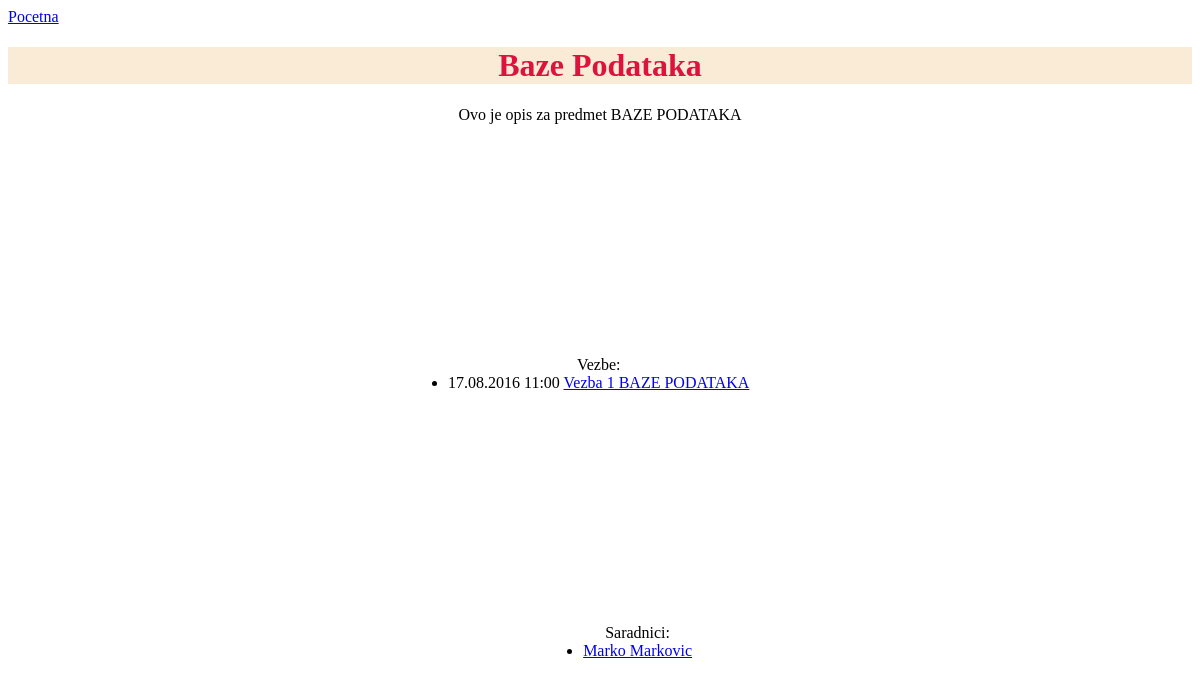
/PROJECT/predmet.php?id=3, run on the app's committed database.
### tables this page shows
CREATE TABLE `predmeti` (
  `id_predmeta` int(10) UNSIGNED NOT NULL,
  `naziv_predmeta` varchar(90) DEFAULT NULL,
  `opis_predmeta` text
);

CREATE TABLE `vezbe` (
  `id_vezbe` int(11) UNSIGNED NOT NULL,
  `datum` timestamp NOT NULL DEFAULT CURRENT_TIMESTAMP,
  `opis` text,
  `lab` varchar(11) DEFAULT NULL,
  `naziv_vezbe` varchar(100) DEFAULT NULL,
  `id_predmeta` int(10) UNSIGNED NOT NULL,
  `id_korisnika` int(10) UNSIGNED DEFAULT NULL
);

CREATE TABLE `korisnici` (
  `id_korisnika` int(10) UNSIGNED NOT NULL,
  `ime` varchar(25) DEFAULT NULL,
  `prezime` varchar(35) DEFAULT NULL,
  `username` varchar(25) DEFAULT NULL,
  `password` varchar(25) DEFAULT NULL,
  `email` varchar(90) DEFAULT NULL,
  `bio` text NOT NULL,
  `tip` varchar(20) NOT NULL,
  `status` int(11) NOT NULL,
  `slika` varchar(5) NOT NULL
);

### PROJECT/class/Predmeti.php (called while the page is built, shortened)
<?php
class Predmeti
{
    public function __construct($id_predmeta, $naziv_predmeta, $opis_predmeta)
    {
        $this->naziv_predmeta = $naziv_predmeta;
        $this->opis_predmeta = $opis_predmeta;
    }
    public function __get($name)
    {
        return isset($this->$name) ? $this->$name : "";
    }
    public static function ocitaj($id)
    {
        $sql = "SELECT * FROM predmeti WHERE id_predmeta=$id";
        $dbh = new mysqli("localhost", "root", "", "rt_4714_stefan_petrovic");
        $res = $dbh->query($sql);
        $result = mysqli_fetch_array($res);
        $temp = new Predmeti($result['id_predmeta'], $result['naziv_predmeta'], $result['opis_predmeta']);
        return $temp;
    }
}

### PROJECT/class/Lab.php (called while the page is built, shortened)
<?php
class Lab
{
    public function __construct($id_vezbe,$datum,$opis,$lab,$naziv_vezbe,$id_predmeta,$id_korisnika)
    {
        $this->id_vezbe=$id_vezbe;
        $this->datum=$datum;
        $this->naziv_vezbe=$naziv_vezbe;
    }
    public function __get($name)
    {
        return isset($this->$name) ? $this->$name : "";
    }
    public static function ispis($id_predmeta){
        $sql = "SELECT * FROM vezbe WHERE id_predmeta=$id_predmeta ORDER BY vezbe.datum ASC ";
        $dbh = new mysqli("localhost", "root", "", "rt_4714_stefan_petrovic");
        $result = $dbh->query($sql);
        $niz = [];
        foreach($result as $row) {
            array_push($niz, new Lab($row['id_vezbe'],$row['datum'],$row['opis'] , $row['lab'], $row['naziv_vezbe'], $row['id_predmeta'], $row['id_korisnika']));
        }
        return $niz;
    }
}

### PROJECT/class/Saradnik.php (called while the page is built, shortened)
<?php
class Saradnik
{
    private $ime;
    private $prezime;
    public function __construct($id_korisnika, $ime, $prezime, $email, $bio,$status,$tip,$slika)
    {
        $this->status=$status;
        $this->id_korisnika = $id_korisnika;
        $this->ime = $ime;
        $this->prezime = $prezime;
    }
    public function __toString()
    {
        return $this->ime . " " . $this->prezime;
    }
    public function __get($name)
    {
        return isset($this->$name) ? $this->$name : "";
    }
    public static function poPredmetu($id_predmeta)
    {
        $sql = "SELECT * FROM korisnici WHERE tip='saradnik' AND id_korisnika IN (SELECT id_korisnika FROM veza_predmet_korisnik WHERE id_predmeta='$id_predmeta')";
        $dbh = new mysqli("localhost", "root", "", "rt_4714_stefan_petrovic");
        $result = $dbh->query($sql);
        $niz = [];
        foreach ($result as $row) {
            array_push($niz, new Saradnik($row['id_korisnika'], $row['ime'], $row['prezime'], $row['email'], $row['bio'], $row['status'],$row['tip'],$row['slika']));
        }
        return $niz;
    }
}

### PROJECT/predmet.php (the view, shortened to what this page needs)
<!doctype html>
<html lang="en">
<head>
    <?php
    require_once "class/Predmeti.php";
    require_once "class/Lab.php";
    require_once "class/Saradnik.php";
if (isset($_GET['id'])){
    $id = $_GET['id'];
    $predmet = Predmeti::ocitaj($id);
    $vezbe = Lab::ispis($predmet->id_predmeta);
    $saradnici = Saradnik::poPredmetu($predmet->id_predmeta);
    ?>
    <link rel="stylesheet" type="text/css" href="style/mystyle.css">
</head>
<body>
<?php
echo "<a href='index.php'>Pocetna</a><br>";
?>
<h1 style="background-color: antiquewhite; color: crimson" align="center"><?php echo $predmet->naziv_predmeta ?></h1>
<div align="center">
    <p><?php echo $predmet->opis_predmeta; ?></p>
<div id="parent" style="float: left">
    <ul>
        Vezbe:
        <?php
        foreach ($vezbe as $v) {
            $date = date_create($v->datum);
            echo "<li>" . date_format($date, "d.m.Y H:i") . " <a href='vezba.php?id=$v->id_vezbe'>" . $v->naziv_vezbe . "</a>";
        }
        ?>
    </ul>
</div>
<div id="parent2" style="float: right">
    <ul>
        Saradnici:
        <?php
        foreach ($saradnici as $s) {
            if($s->status == 1)
            echo "<li> <a href='profile.php?id=$s->id_korisnika'>" . $s . "</a></li>";
        }
        }else
        header("refresh:0;url=index.php");
        ?>
    </ul>
</div>
</body>
</html>

### PROJECT/style/mystyle.css (style rules this page uses)
#parent { margin-top: 200px; margin-left: 400px; }
#parent2 { margin-top: 200px; margin-right: 500px; }

### data on the page
predmeti: naziv_predmeta "Baze Podataka", opis_predmeta "Ovo je opis za predmet BAZE PODATAKA"
vezbe: datum "17.08.2016 11:00", naziv_vezbe "Vezba 1 BAZE PODATAKA"
korisnici: s "Marko Markovic"
